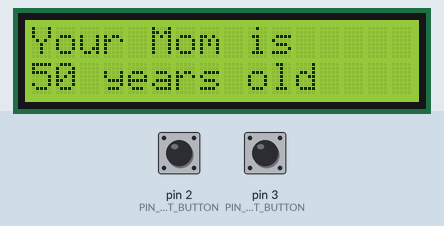
Recording of a sketch running on a simulated Arduino Uno, built with avr-gcc and run on an emulated ATmega328P. On the bench: 16×2 character LCD. Inputs (shaded band) come from the test bench; at power-on: pin 2 (PIN_RIGHT_BUTTON) HIGH, pin 3 (PIN_LEFT_BUTTON) HIGH.

Above: at 1.2 s.
1.3 s: pin 2 (PIN_RIGHT_BUTTON) pulled LOW for 0.15 s
At 2.5 s:
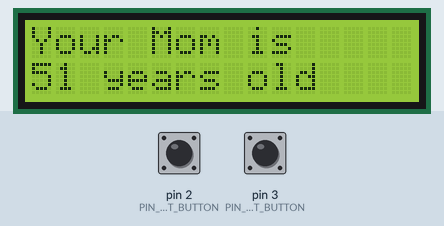
2.9 s: pin 2 (PIN_RIGHT_BUTTON) pulled LOW for 1 s
At 3.9 s:
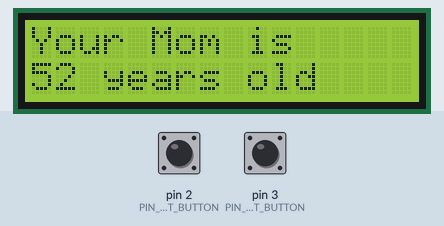
Timing chart, 0 to 5.9 s (numbered marks = the images above; inputs shaded):
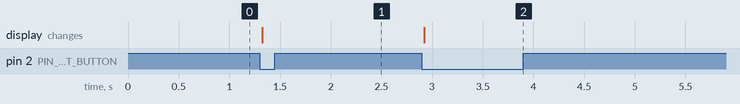

Measured:
- after the input at 1.3 s, the display: changes at once (image 1)
- after the input at 2.9 s, the display: changes at once (image 2)

The sketch:

Lab1_PartE_interrupts.ino
```cpp
// include the library code:
#include <LiquidCrystal.h>

#define FLAG_INTERRUPT_0 0x01
#define FLAG_INTERRUPT_1 0x02
#define FLAG_INTERRUPT_2 0x04

#define PIN_RIGHT_BUTTON 2
#define PIN_LEFT_BUTTON 3

volatile int mainEventFlags = 0;
int age = 50;
LiquidCrystal lcd(14, 15, 16, 17, 18, 19, 20);

void setup() {
  pinMode(PIN_LEFT_BUTTON, INPUT_PULLUP);
  pinMode(PIN_RIGHT_BUTTON, INPUT_PULLUP);
  attachInterrupt(0, int0_isr, FALLING);
  attachInterrupt(1, int1_isr, FALLING);
  // set up the LCD's number of columns and rows:
  lcd.begin(16, 2);
  // Print a message to the LCD.
  lcd.print("Your Mom is");
  lcd.setCursor(0,1);
  lcd.print(String(String(age) + " years old"));
}

void loop() {
    if (mainEventFlags & FLAG_INTERRUPT_0) {
      delay(20);
      mainEventFlags &= ~FLAG_INTERRUPT_0;
      if (!digitalRead(PIN_RIGHT_BUTTON)) {
        age++;
      }
    }
    if (mainEventFlags & FLAG_INTERRUPT_1) {
      delay(20);
      mainEventFlags &= ~FLAG_INTERRUPT_1;
      if (!digitalRead(PIN_LEFT_BUTTON)) {
        age--;
      }
    }  lcd.setCursor(0,1);
  lcd.print(String(String(age) + " years old"));
}
void int0_isr() {
  mainEventFlags |= FLAG_INTERRUPT_0;
}
void int1_isr() {
  mainEventFlags |= FLAG_INTERRUPT_1;
}
```
